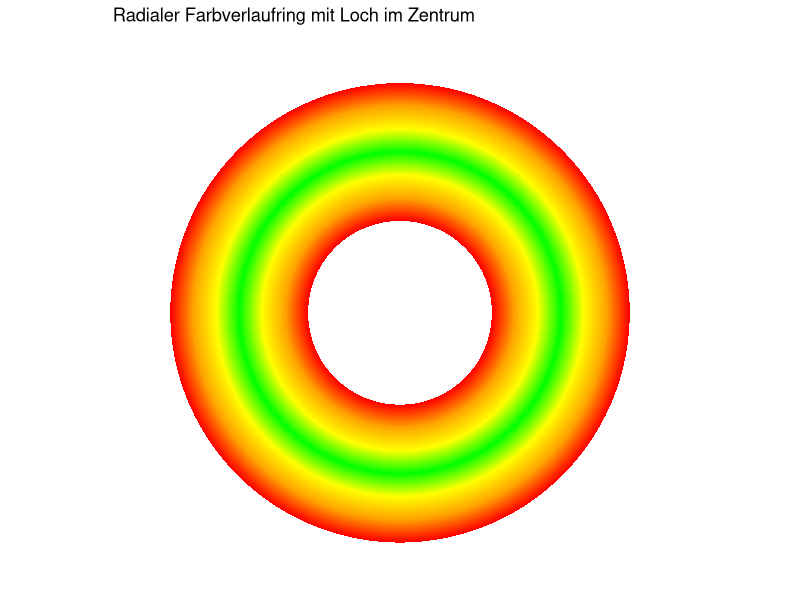
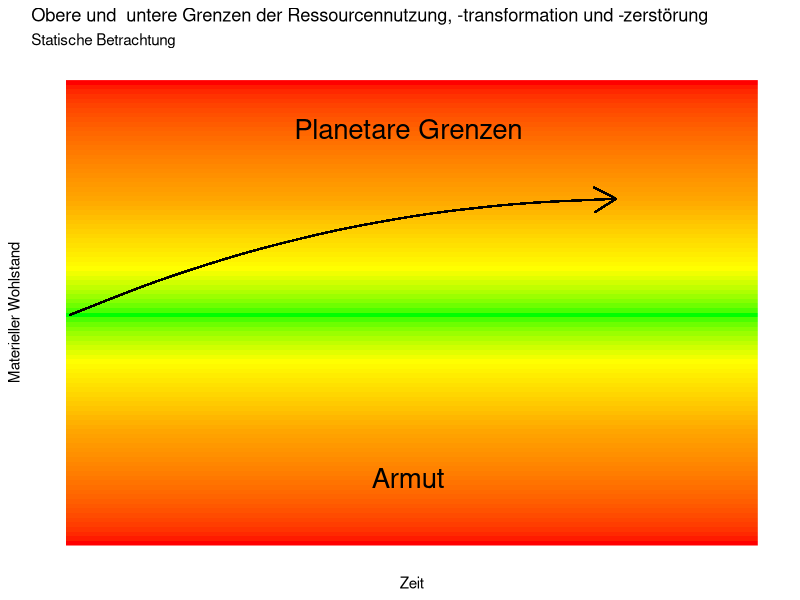
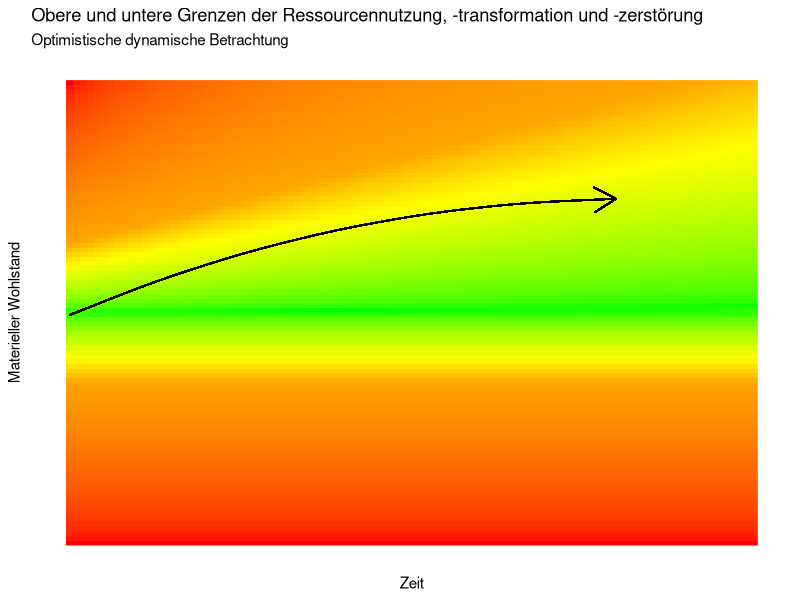

These figures' R source, in order:
## ---- chunk 1
#| message: false
#| warning: false

library(ggplot2)
library(dplyr)
library(scales)

# Anzahl der Ringe (Segment-Dicke)
n <- 200

# Farbverlauf von innen (rot) nach außen (Rot-Orange-Gelb-Grün-Gelb-Orange-Rot)
farben <- colorRampPalette(c("red", "orange", "yellow", "green", "yellow", "orange", "red"))(n)

# Daten mit Segmenten in radialer Richtung
farbverlauf <- data.frame(
  xmin = seq(3, 3.3 - 0.3/n, length.out = n),
  xmax = seq(3 + 0.3/n, 3.3, length.out = n),
  ymin = 0,
  ymax = 1,
  Farbe = farben
)

ggplot(farbverlauf) +
  geom_rect(aes(
    fill = Farbe,
    xmin = xmin, xmax = xmax,
    ymin = ymin, ymax = ymax
  ), color = NA) +
  scale_fill_identity() +
  coord_polar(theta = "y") +
  xlim(c(2.8, 3.3)) + # mit oder ohne Loch?
  theme_void() +
  labs(title = "Radialer Farbverlaufring mit Loch im Zentrum")

## ---- chunk 2
#| message: false
#| warning: false

library(ggplot2)

df <- data.frame(
  x = rep(1:100, each = 100),
  y = rep(1:100, times = 100)
)



farben <- c("red", "orange", "yellow", "green", "yellow", "orange", "red")

# Hier wird der Bereich für die Enden gestreckt (Rot bei 1 und 25 sowie 75 und 100)
values <- scales::rescale(c(1, 25, 40, 50, 60, 75, 100))

ggplot(df, aes(x = x, y = y, fill = y)) +
  geom_raster() +
  scale_fill_gradientn(
    colours = farben,
    values = values,
    guide = "none"
  )+
   annotate("text", x = 50, y = 15, label = "Armut", size=7) +
   annotate("text", x = 50, y = 90, label = "Planetare Grenzen", size=7) +
#  geom_hline(yintercept = c(30, 70), linetype="dashed") +
  geom_curve(x=1, y=50, xend=80, yend=75,
             curvature=-.1,
             arrow=arrow())+
  labs(title = "Obere und  untere Grenzen der Ressourcennutzung, -transformation und -zerstörung",
      subtitle="Statische Betrachtung",
      x="Zeit",
      y= "Materieller Wohlstand")+
  # Die theme()-Funktion ist der Schlüssel zur Anpassung des Aussehens.
  theme(
    # --- Gitterlinien entfernen ---
    # Entfernt die Hauptgitterlinien (major grids)
    panel.grid.major = element_blank(),
    # Entfernt die Nebengitterlinien (minor grids)
    panel.grid.minor = element_blank(),

    # --- Achsen-Ticks und deren Beschriftungen entfernen ---
    # Entfernt die Ticks (die kleinen Striche an den Achsen)
    axis.ticks = element_blank(),
    # Entfernt die Tick-Beschriftungen (die Zahlen an den Achsen)
    axis.text.x = element_blank(),
    axis.text.y = element_blank(),

    # --- Zusätzliche ästhetische Anpassungen ---
    # Setzt einen sauberen, weißen Hintergrund für das Panel
    panel.background = element_rect(fill = "white")#,
    # Fügt die Achsenlinien wieder hinzu, da sie durch das Entfernen des Gitters verschwinden können
    #axis.line = element_line(colour = "black")
  )

## ---- chunk 3
#| message: false
#| warning: false

library(tidyverse)

df <- data.frame(
  x = rep(1:100, each = 100),
  y = rep(1:100, times = 100)
)

# Parameter für den Trichter
w0 <- 20   # Startbreite bei x=1
w1 <- 70   # Endbreite bei x=100
mitte <- 50 # Zentrum des Trichters

# Neue Variable: Normalisierter Abstand vom Zentrum (abhängig von X)
df$w <- w0 + (w1 - w0) * (df$x - 1) / 99

df <- df %>% mutate(z = ifelse(y > mitte, (y - mitte)/w, 5*(y-mitte)/100))

df$z1 <- (df$y - mitte) / df$w


# Farben und Positionen im Gradienten
farben <- c("red", "orange", "yellow", "green", "yellow", "orange", "red")
values <- c(0, 0.35, 0.4, 0.5, 0.6, 0.65, 1)


# Plot mit dynamischem Trichter
ggplot(df, aes(x = x, y = y, fill = z)) +
  geom_raster() +
  scale_fill_gradientn(
    colours = farben,
    values = values,
    guide = "none"
  ) +
  geom_curve(x=1, y=50, xend=80, yend=75,
             curvature=-.1,
             arrow=arrow())+
  labs(
    title = "Obere und untere Grenzen der Ressourcennutzung, -transformation und -zerstörung",
    subtitle = "Optimistische dynamische Betrachtung",
    x = "Zeit",
    y= "Materieller Wohlstand"
  ) +
  # Die theme()-Funktion ist der Schlüssel zur Anpassung des Aussehens.
  theme(
    # --- Gitterlinien entfernen ---
    # Entfernt die Hauptgitterlinien (major grids)
    panel.grid.major = element_blank(),
    # Entfernt die Nebengitterlinien (minor grids)
    panel.grid.minor = element_blank(),

    # --- Achsen-Ticks und deren Beschriftungen entfernen ---
    # Entfernt die Ticks (die kleinen Striche an den Achsen)
    axis.ticks = element_blank(),
    # Entfernt die Tick-Beschriftungen (die Zahlen an den Achsen)
    axis.text.x = element_blank(),
    axis.text.y = element_blank(),

    # --- Zusätzliche ästhetische Anpassungen ---
    # Setzt einen sauberen, weißen Hintergrund für das Panel
    panel.background = element_rect(fill = "white")#,
    # Fügt die Achsenlinien wieder hinzu, da sie durch das Entfernen des Gitters verschwinden können
    #axis.line = element_line(colour = "black")
  )
